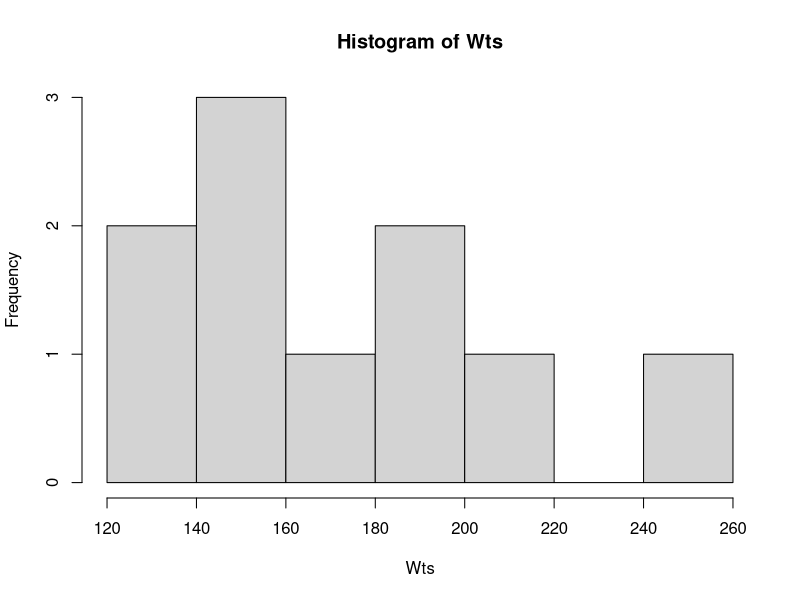

Recreate this plot in R.
## ---- chunk 1
Wts <- c(125,189,220,175,145,147,256,127,155,184)
mean(Wts)
hist(Wts)
summary(Wts)

# write a function to summarize the vector of weights
# the function should return the mean, median, and standard deviation
# of the vector of weights
# the function should also return a histogram of the vector of weights

summarize <- function(x){
  mean(x)
  median(x)
  sd(x)
  hist(x)
}


